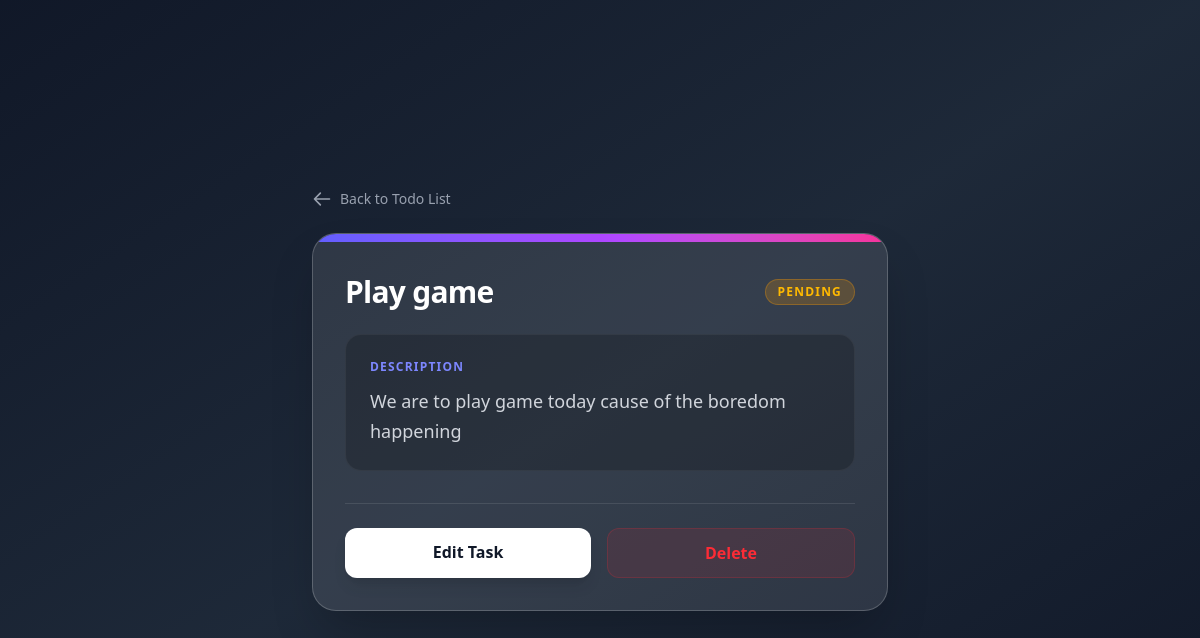
Screenshot of /task/13/ (signed in) with the database file from the repository.
### core/models.py (models this page shows, shortened)
class Task(models.Model):
    user = models.ForeignKey(User,  on_delete=models.CASCADE)
    title = models.CharField(null=True, max_length=200)
    description = models.TextField(null=True, blank=True)
    complete = models.BooleanField(default=False)
    created = models.DateTimeField(auto_now_add=True)

### core/views.py (the view)
# urls.py: path('task/<int:pk>/', TaskDetail.as_view(), name='task-detail'),
@method_decorator(never_cache, name='dispatch')
class TaskDetail(LoginRequiredMixin, DetailView):
    model = Task
    context_object = 'task'
    def get_queryset(self):
        return Task.objects.filter(user=self.request.user)

### core/templates/core/task_detail.html (shortened to what this page needs)
{% extends 'base.html' %}
{% load static %}
{% block main %}
<div class="w-full max-w-xl mx-auto my-10 animate-fade-in">
    <a href="{% url 'tasks' %}" class="inline-flex items-center gap-2 text-gray-400 hover:text-white transition-colors mb-6 group">
        <svg xmlns="http://www.w3.org/2000/svg" class="h-5 w-5 transform group-hover:-translate-x-1 transition-transform" fill="none" viewBox="0 0 24 24" stroke="currentColor">
            <path stroke-linecap="round" stroke-linejoin="round" stroke-width="2" d="M10 19l-7-7m0 0l7-7m-7 7h18" />
        </svg>
        <span class="text-sm font-medium">Back to Todo List</span>
    </a>
    <div class="bg-white/10 backdrop-blur-xl rounded-3xl border border-white/20 shadow-2xl overflow-hidden">
        <div class="h-2 w-full bg-gradient-to-r from-indigo-500 via-purple-500 to-pink-500"></div>
        <div class="p-8">
            <div class="flex items-center justify-between mb-6">
                <h1 class="text-3xl font-extrabold text-white tracking-tight">
                    {{ task.title }}
                </h1>
                {% if task.complete %}
                    <span class="px-3 py-1 bg-emerald-500/20 text-emerald-400 border border-emerald-500/30 rounded-full text-xs font-bold uppercase tracking-widest">
                        Completed
                    </span>
                {% else %}
                    <span class="px-3 py-1 bg-amber-500/20 text-amber-400 border border-amber-500/30 rounded-full text-xs font-bold uppercase tracking-widest">
                        Pending
                    </span>
                {% endif %}
            </div>
            <div class="bg-black/20 rounded-2xl p-6 border border-white/5">
                <h3 class="text-indigo-400 text-xs font-bold uppercase tracking-widest mb-3">Description</h3>
                <p class="text-gray-300 leading-relaxed text-lg">
                    {% if task.description %}
                        {{ task.description }}
                    {% else %}
                        <span class="italic text-gray-500 text-base font-normal">No description provided for this task.</span>
                    {% endif %}
                </p>
            </div>
            <div class="mt-8 pt-6 border-t border-white/10 flex gap-4">
                <a href="{% url 'task-update' task.id %}" class="flex-1 text-center bg-white hover:bg-gray-200 text-gray-900 font-bold py-3 rounded-xl transition shadow-lg transition-transform active:scale-95">
                    Edit Task
                </a>
                <a href="{% url 'task-delete' task.id %}" class="flex-1 text-center bg-red-500/10 hover:bg-red-500/20 text-red-500 border border-red-500/20 font-bold py-3 rounded-xl transition active:scale-95">
                    Delete
                </a>
            </div>
        </div>
    </div>
</div>
{% endblock %}

### core/templates/core/task_detail.html (style rules this page uses)
.animate-fade-in { animation: fade-in 0.4s ease-out forwards; }

### rows the page displays
Task: title "Play game", description "We are to play game today cause of the boredom happening"
